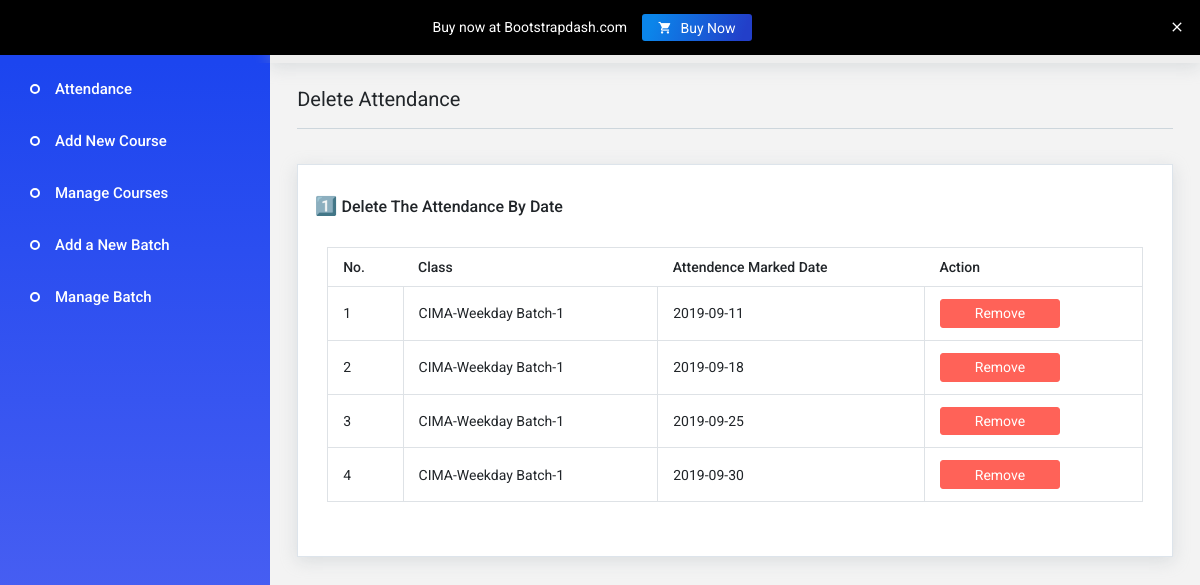
Screenshot of /del_att.php with the database file from the repository.
### tables this page shows
CREATE TABLE `attendance` (
  `aID` int(20) NOT NULL AUTO_INCREMENT,
  `mID` int(20) NOT NULL,
  `cID` int(11) NOT NULL,
  `date` date NOT NULL,
  `status` varchar(20) NOT NULL,
  PRIMARY KEY (`aID`)
);

CREATE TABLE `class` (
  `cID` int(10) NOT NULL AUTO_INCREMENT,
  `course` varchar(100) NOT NULL,
  `hall` varchar(20) NOT NULL DEFAULT 'Hall0',
  `subject` varchar(20) NOT NULL,
  PRIMARY KEY (`cID`)
);

### del_att.php (the view, shortened to what this page needs)
<?php include 'includes/header.php';?>
        <div class="main-panel">
          <div class="content-wrapper">
            <div class="row page-title-header">
              <div class="col-12">
                <div class="page-header">
                  <h4 class="page-title">Delete Attendance</h4>
                </div>
              </div>
            </div>
            <div class="row">
              <div class="col-md-12 grid-margin">
                <div class="card">
                  <div class="card-body">
                        <div class="row">
                        <div class="col-md-8">
                          <div class="form-group row">
                              <h4 style="font-size:16px;" class="card-title"><span style="font-size:18px;">1️⃣ </span> Delete the Attendance by Date</h4></div></div></div>
                          <table class="table table-bordered">
                      <thead>
                                    <tr>
                                        <th>No.</th>
                                        <th >Class</th>
                                        <th >Attendence Marked Date</th>
                                        <th >Action</th>
                                    </tr>
                                </thead>
                                <tbody id="myTable">
 <?php
                $query="select * from attendance a,class c WHERE a.cID=c.cID GROUP BY date";
                $count=1;
                $run_query=mysqli_query($con,$query);
                while ($row = mysqli_fetch_assoc($run_query)) {
                            $date=$row['date'];
                            $Subject=$row['subject'];
                                ?>
                                   <tr>
                                    <form action="" method="post">
									<td ><?php echo $count;?></td>
									<td><?php echo $Subject;?></td>
                                    <td><?php echo $date;?></td>
									<td ><input type="submit" name="del_att" class="btn btn-danger btn-fw" value="Remove"></td>
                                    </form>
								</tr>
 <?php $count++; }?>
                                </tbody>
                            </table>
<br>
              </div>
            </div>
            </div>
        </div>
      </div>
    </div>
</div>
<?php include 'includes/footer.php';?>

### rows the page displays
attendance: cID.subject "CIMA-Weekday Batch-1", date "2019-09-11"
attendance: cID.subject "CIMA-Weekday Batch-1", date "2019-09-18"
attendance: cID.subject "CIMA-Weekday Batch-1", date "2019-09-25"
attendance: cID.subject "CIMA-Weekday Batch-1", date "2019-09-30"
